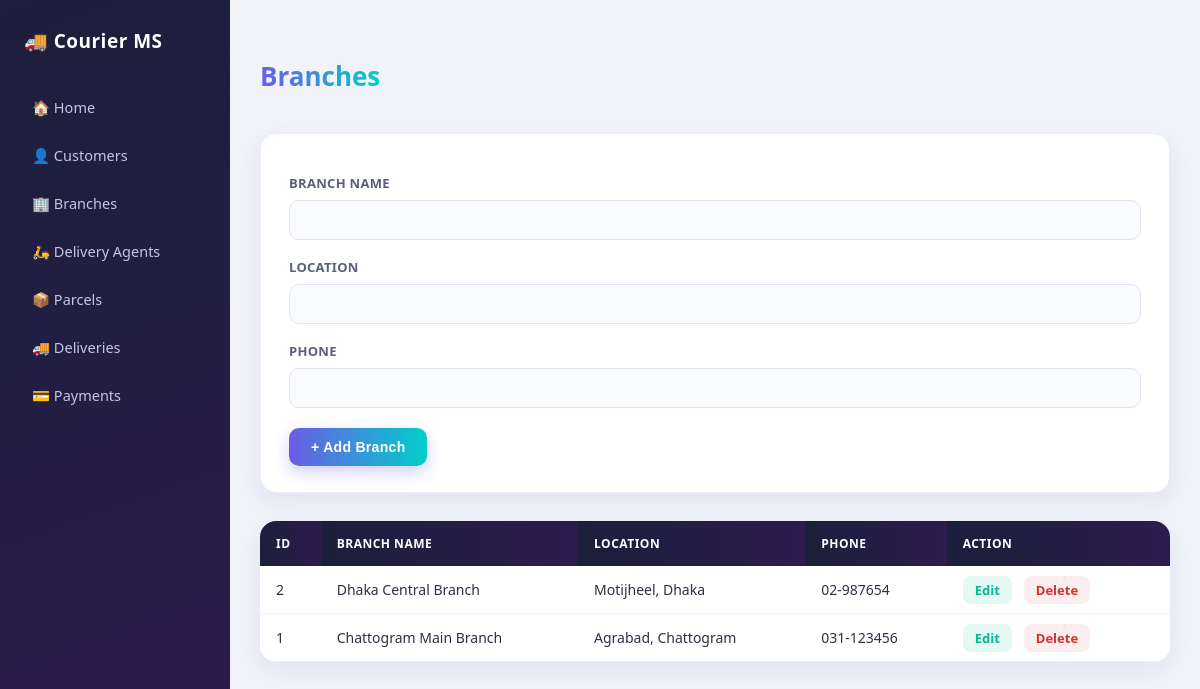
/branches.php, run on the app's committed database.
### tables this page shows
CREATE TABLE Branches (
    branch_id INT AUTO_INCREMENT PRIMARY KEY,
    branch_name VARCHAR(100) NOT NULL,
    location VARCHAR(150) NOT NULL,
    phone VARCHAR(20)
);

### branches.php (the view, shortened to what this page needs)
<?php
include 'includes/db_connect.php';
$edit_id = "";
$edit_name = "";
$edit_location = "";
$edit_phone = "";
$all_branches = mysqli_query($conn, "SELECT * FROM Branches ORDER BY branch_id DESC");
?>
<!DOCTYPE html>
<html>
<head>
    <link rel="stylesheet" href="includes/style.css">
</head>
<body>
<?php include 'includes/nav.php'; ?>
<div class="container">
    <h2>Branches</h2>
    <form method="POST">
        <label>Branch Name</label>
        <input type="text" name="branch_name" value="<?php echo $edit_name; ?>" required>
        <label>Location</label>
        <input type="text" name="location" value="<?php echo $edit_location; ?>" required>
        <label>Phone</label>
        <input type="text" name="phone" value="<?php echo $edit_phone; ?>">
        <?php
        if ($edit_id == "") {
            echo "<button class='btn' type='submit' name='submit'>+ Add Branch</button>";
        } else {
            echo "<button class='btn' type='submit' name='submit'>Update Branch</button>";
        }
        ?>
    </form>
    <table>
        <tr><th>ID</th><th>Branch Name</th><th>Location</th><th>Phone</th><th>Action</th></tr>
        <?php
        while ($row = mysqli_fetch_assoc($all_branches)) {
            echo "<tr>";
            echo "<td>" . $row['branch_id'] . "</td>";
            echo "<td>" . $row['branch_name'] . "</td>";
            echo "<td>" . $row['location'] . "</td>";
            echo "<td>" . $row['phone'] . "</td>";
            echo "<td class='action-links'>";
            echo "<a href='branches.php?edit=" . $row['branch_id'] . "'>Edit</a>";
            echo "<a href='branches.php?delete=" . $row['branch_id'] . "' onclick=\"return confirm('Delete?')\">Delete</a>";
            echo "</td>";
            echo "</tr>";
        }
        ?>
    </table>
</div>
</body>
</html>

### includes/style.css (style rules this page uses)
* { box-sizing: border-box; }
body { font-family: 'Segoe UI', Arial, sans-serif; background: #f1f3f9; margin: 0; padding: 0; display: flex; min-height: 100vh; color: #2d3142; }
.container { flex: 1; max-width: 1100px; margin: 36px auto; padding: 0 30px; }
h2 { color: #1b1f3b; font-size: 26px; font-weight: 700; margin-bottom: 22px; padding-bottom: 14px; border-bottom: 3px solid transparent; background: linear-gradient(90deg, #6c5ce7, #00cec9); -webkit-background-clip: text; background-clip: text; -webkit-text-fill-color: transparent; display: inline-block; }
form { background: #ffffff; border-radius: 16px; padding: 26px 28px; margin-bottom: 28px; box-shadow: 0 8px 24px rgba(31, 38, 135, 0.08); border: 1px solid #ececf5; }
table { width: 100%; border-collapse: collapse; margin-top: 0; background: #ffffff; border-radius: 16px; overflow: hidden; box-shadow: 0 8px 24px rgba(31, 38, 135, 0.08); }
table th, table td { padding: 14px 16px; text-align: left; font-size: 14px; }
table th { background: linear-gradient(90deg, #1b1f3b, #2d1b4e); color: #ffffff; font-weight: 600; text-transform: uppercase; font-size: 12px; letter-spacing: 0.5px; }
table tr:not(:first-child) { border-bottom: 1px solid #f0f1f7; transition: background 0.15s ease; }
form label { font-weight: 600; font-size: 13px; color: #5a5f7a; margin-top: 14px; display: block; text-transform: uppercase; letter-spacing: 0.3px; }
form input, form select { padding: 11px 14px; margin: 8px 0 4px; width: 100%; border: 1.5px solid #e3e5f0; border-radius: 10px; font-size: 14px; background: #fafbff; transition: all 0.2s ease; }
.btn { display: inline-block; padding: 11px 22px; background: linear-gradient(90deg, #6c5ce7, #00cec9); color: #ffffff; text-decoration: none; border: none; border-radius: 10px; cursor: pointer; margin-top: 16px; font-weight: 600; font-size: 14px; letter-spacing: 0.3px; box-shadow: 0 6px 16px rgba(108, 92, 231, 0.3); transition: transform 0.15s ease, box-shadow 0.15s ease; }
.action-links a { margin-right: 12px; text-decoration: none; font-weight: 600; font-size: 13px; padding: 5px 12px; border-radius: 8px; transition: all 0.15s ease; }
.action-links a:first-child { color: #00b894; background: rgba(0, 184, 148, 0.1); }
.action-links a:last-child { color: #d63031; background: rgba(214, 48, 49, 0.08); }

### data on the page
branches: branch_id "2", branch_name "Dhaka Central Branch", location "Motijheel, Dhaka", phone "02-987654"
branches: branch_id "1", branch_name "Chattogram Main Branch", location "Agrabad, Chattogram", phone "031-123456"
